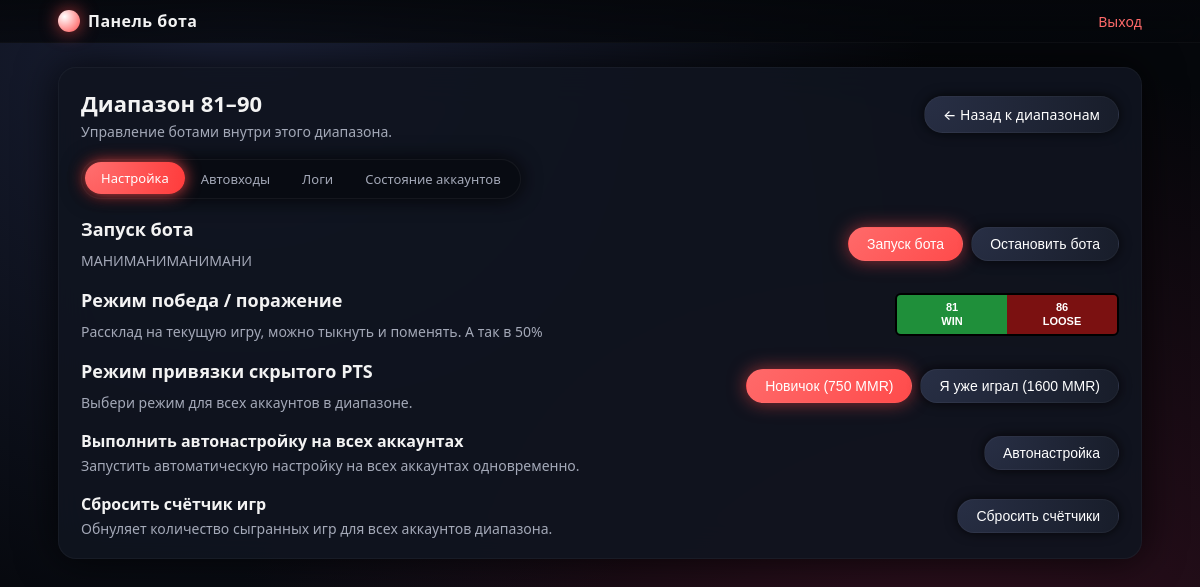
Before: /range/10 (signed in) with the older database file.
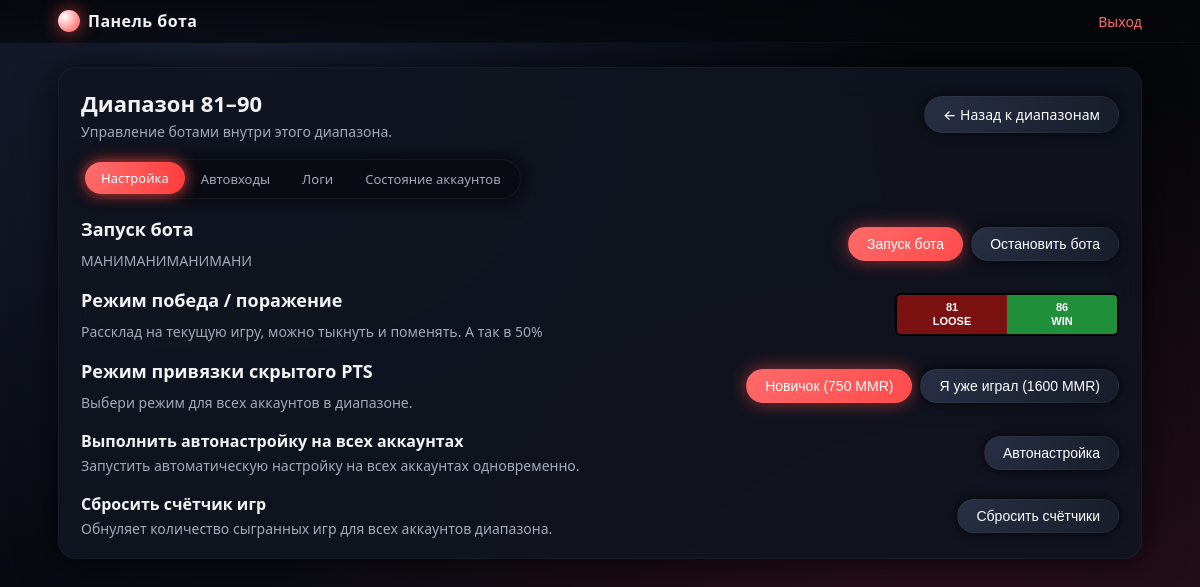
After: the same page with the newer database file.
### server.py (the view)
@app.route("/range/<int:range_id>")
@login_required
def user_range(range_id: int):
    user = current_user()
    rng = NumberRange.query.get_or_404(range_id)
    if not user.is_super_admin and rng.user_id != user.id:
        flash("У вас нет прав на этот диапазон.", "danger")
        return redirect(url_for("user_dashboard"))
    tab = request.args.get("tab", "settings")
    if tab not in ("settings", "autologin", "logs", "state"):
        tab = "settings"
    jobs = AutoLoginJob.query.filter_by(range_id=rng.id).order_by(
        AutoLoginJob.id.desc()
    ).all()
    logs = AutoLoginLog.query.filter_by(range_id=rng.id).order_by(
        AutoLoginLog.created_at.desc()
    ).limit(200).all()
    states = AccountState.query.filter_by(range_id=rng.id).order_by(
        AccountState.number,
        AccountState.steam_id,
    ).all()
    return render_template(
        "user_range.html",
        user=user,
        rng=rng,
        tab=tab,
        jobs=jobs,
        logs=logs,
        states=states,
    )

### server.py (called while the page is built)
def login_required(f):
    @wraps(f)
    def wrapper(*args, **kwargs):
        if "user_id" not in session:
            return redirect(url_for("login"))
        return f(*args, **kwargs)
    return wrapper

def current_user():
    if "user_id" not in session:
        return None
    return User.query.get(session["user_id"])

@app.context_processor
def inject_current_user():
    return {"current_user": current_user()}

    @property
    def is_staff(self) -> bool:
        return bool(self.is_admin or self.is_super_admin)

### templates/user_range.html (shortened to what the changed rows need)
{% extends "base.html" %}
{% block content %}
<div style="display:flex; justify-content:space-between; align-items:center; gap:12px; flex-wrap:wrap;">
    <div>
        <h2 style="margin-bottom:4px;">Диапазон {{ rng.start }}–{{ rng.end }}</h2>
    </div>
</div>
<div style="margin-top:18px;">
    {% if tab == 'settings' %}
        <div style="display:flex; flex-direction:column; gap:18px;">
            <div style="display:flex; justify-content:space-between; align-items:center; flex-wrap:wrap; gap:10px%;">
                <form method="post"
                      action="{{ url_for('user_range_game_settings', range_id=rng.id) }}"
                      style="margin:0;">
                    {% set win_group = rng.win_group|default('right', true) %}
                    <div style="display:flex; border:2px solid #000; border-radius:6px; overflow:hidden;">
                        <button type="submit" name="win_group" value="left"
                                style="min-width:110px; padding:6px 12px; border:none;
                                       font-weight:600; font-size:11px; line-height:1.2;
                                       background-color: {% if win_group == 'left' %}#1f8f3a{% else %}#7b1111{% endif %};
                                       color:#fff;">
                            {{ rng.start }}<br>
                            {% if win_group == 'left' %}WIN{% else %}LOOSE{% endif %}
                        </button>
                        <button type="submit" name="win_group" value="right"
                                style="min-width:110px; padding:6px 12px; border:none;
                                       font-weight:600; font-size:11px; line-height:1.2;
                                       background-color: {% if win_group == 'right' %}#1f8f3a{% else %}#7b1111{% endif %};
                                       color:#fff;">
                            {{ rng.start + 5 }}<br>
                            {% if win_group == 'right' %}WIN{% else %}LOOSE{% endif %}
                        </button>
                    </div>
                </form>
            </div>
        </div>
    {% endif %}
</div>
{% endblock %}

Changed rows visible on the page:
changed NumberRange: win_group "left" → "right" (drawn)
